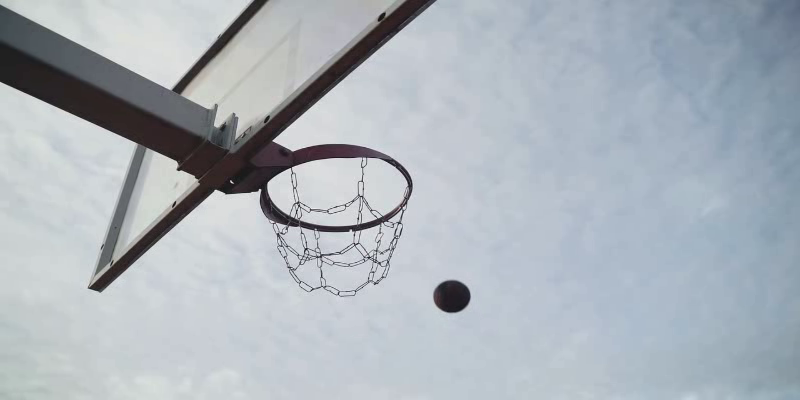
#> input picture frame 45 of ai-sports-tracker/output.mp4, 800 x 400 px, given in place of sample_input2.mp4, which was not available
$ python tracker.py
#> lines starting #> are read from the running program, lines starting #| are printed output that depends on the picture; after the words box and inside, x2 and y2 are one past the last pixel; in counts of white or black regions, pixels touching at a corner belong together; pictures that were not available may be replaced by others from this repository, and a replacement may not be noted
import os
import cv2
import numpy as np

print("running tracker.py")
print(os.getcwd())


cap = cv2.VideoCapture("C:/Users/saifz/summer2025-ai-robotics-track/ai-sports-tracker/sample_input2.mp4")

if not cap.isOpened():
    print("Error: Could not open video file.")
    exit()
else:
    print("Video file opened successfully.")

#resize the window popup
cv2.namedWindow("Video",cv2.WINDOW_NORMAL)
cv2.resizeWindow("Video", 800, 400)


#save as output.mp4
fourcc = cv2.VideoWriter_fourcc(*'mp4v')
out = cv2.VideoWriter('ai-sports-tracker/output.mp4', fourcc, 20.0, (800, 400))


#initialize frame count
frame_count = 0

while True:
    ret, frame = cap.read()
#> frame is the input picture: shape (400, 800, 3); mean B, G, R 186.9, 179.5, 171.9
    if not ret:
        break


    # Increment frame count
    frame_count += 1

    # Resize the frame to fit the window
    frame = cv2.resize(frame, (800, 400))

    #mask = np.zeros_like(frame[:, :, 0])  # Initialize mask with zeros

    #if frame_count > 5:
    #converting BGR into HSV
    hsv= cv2.cvtColor(frame, cv2.COLOR_BGR2HSV)
#> hsv: shape (400, 800, 3); mean H, S, V 100, 24.2, 187.6

    #define the color range in HSV for the basket ball
    lower = (125, 8, 14)  # Lower bound for basketball color
    upper = (170, 66, 38)  # Upper bound for basketballcolor

    # Create a mask for the color
    mask = cv2.inRange(hsv, lower, upper)
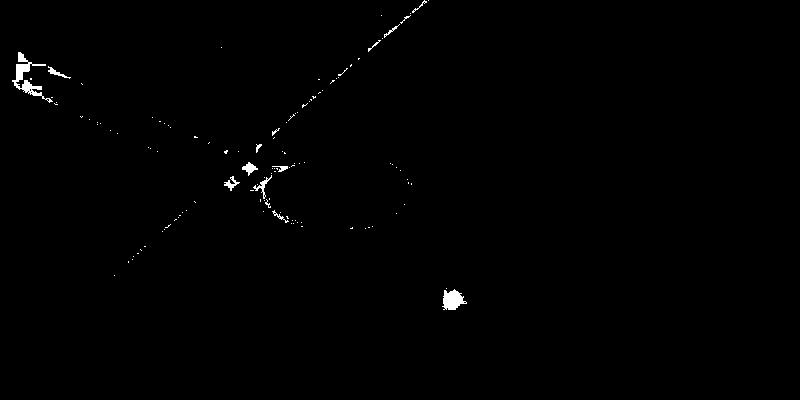
#> mask: shape (400, 800); 0.54% white; 120 white regions (106 under 20 px)

    # Find contours in the mask
    contours, _ = cv2.findContours(mask, cv2.RETR_EXTERNAL, cv2.CHAIN_APPROX_SIMPLE)
#> contours = 120 contours, 111 with area under 20; largest, box (x1, y1, x2, y2) and area: (12, 52, 53, 103) 390, (442, 289, 467, 310) 292, (242, 162, 258, 176) 82, (253, 175, 272, 199) 64, (224, 176, 240, 191) 58


    #loop through the contours and draw circles around the detected ball by filtering out small contours
    if contours:
        # Find the largest contour
        largest_contour = max(contours, key=cv2.contourArea)
#> largest_contour = contour of 119 points, box (x1, y1, x2, y2) (12, 52, 53, 103), area 390
        area = cv2.contourArea(largest_contour)
#> area = 390

        #calculate shape metrics
        #bounding rectangle
        x, y, w, h = cv2.boundingRect(largest_contour)
#> x = 12; y = 52; w = 41; h = 51
        aspect_ratio = float(w) / h if h!= 0 else 0
#> aspect_ratio = 0.804

        #minimum enclosing circle properties
        (circ_x, circ_y), radius = cv2.minEnclosingCircle(largest_contour)
#> circ_x = 35; circ_y = 76.5; radius = 29.82
        circle_area = np.pi * (radius ** 2)
#> circle_area = 2793.7
        circularity = area / circle_area if circle_area != 0 else 0
#> circularity = 0.14

        #filtering based on area
        min_area = 800
        max_area = 3000
        # min ratio for a circle
        min_aspect_ratio = 0.8
        # max ratio for a circle
        max_aspect_ratio = 1.2

        # min circularity for a circle
        # A perfect circle has a circularity of 1, but we allow some tolerance
        min_circularity = 0.7

        if (area > min_area and area < max_area) and \
            (min_aspect_ratio <= aspect_ratio <= max_aspect_ratio) and \
            (circularity > min_circularity):


            # Draw the bounding circle
            center = (int(circ_x), int(circ_y))
            radius = int(radius)

            # Draw the circle on the frame
            cv2.circle(frame, center, radius, (0, 255, 0), 2)
            cv2.putText(frame, "Basketball", (center[0] -30, center[1] - 10),
                    cv2.FONT_HERSHEY_SIMPLEX,0.5, (0,255,0), 2)

    #save the frames to output.mp4
    out.write(frame)

    # Display the frame
    cv2.imshow("Video", frame)

    #show mask
    cv2.imshow("Mask", mask)

    # Exit on 'q' key press
    if cv2.waitKey(1) & 0xFF == ord('q'):
#> (key q is pressed here)
        break

cap.release()
out.release()
cv2.destroyAllWindows()

$ run again, starting later in the video
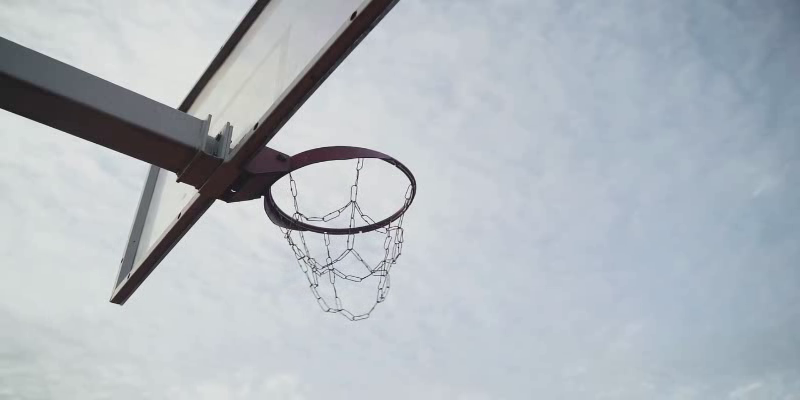
#> input picture frame 202 of ai-sports-tracker/output.mp4, 800 x 400 px, given in place of sample_input2.mp4, which was not available
#> frame is the input picture: shape (400, 800, 3); mean B, G, R 191.5, 184.7, 177.6
#> hsv: shape (400, 800, 3); mean H, S, V 100.8, 22.1, 192.2
#> `mask = cv2.inRange(hsv, lower, upper)`:
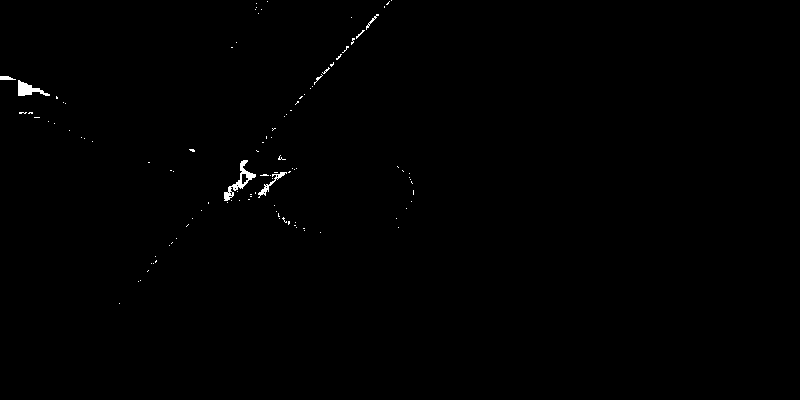
#> mask: shape (400, 800); 0.35% white; 108 white regions (101 under 20 px)
#> contours = 108 contours, 103 with area under 20; largest, box (x1, y1, x2, y2) and area: (224, 160, 256, 201) 302, (18, 80, 50, 96) 196, (258, 172, 287, 198) 94, (0, 76, 16, 80) 32, (366, 14, 379, 30) 24
#> largest_contour = contour of 77 points, box (x1, y1, x2, y2) (224, 160, 256, 201), area 302
#> area = 301.5
#> x = 224; y = 160; w = 32; h = 41
#> aspect_ratio = 0.78
#> circ_x = 235.5; circ_y = 180; radius = 23.07
#> circle_area = 1672.1
#> circularity = 0.18

$ run again, starting later in the video
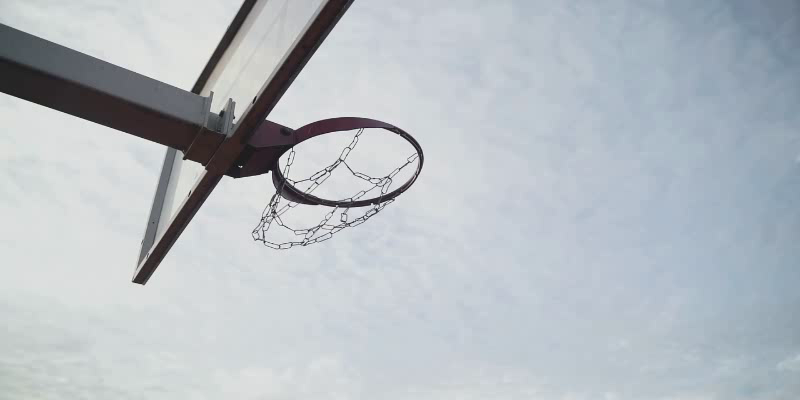
#> input picture frame 360 of ai-sports-tracker/output.mp4, 800 x 400 px, given in place of sample_input2.mp4, which was not available
#> frame is the input picture: shape (400, 800, 3); mean B, G, R 194.7, 188.9, 182.2
#> hsv: shape (400, 800, 3); mean H, S, V 99.2, 19.9, 195.4
#> `mask = cv2.inRange(hsv, lower, upper)`:
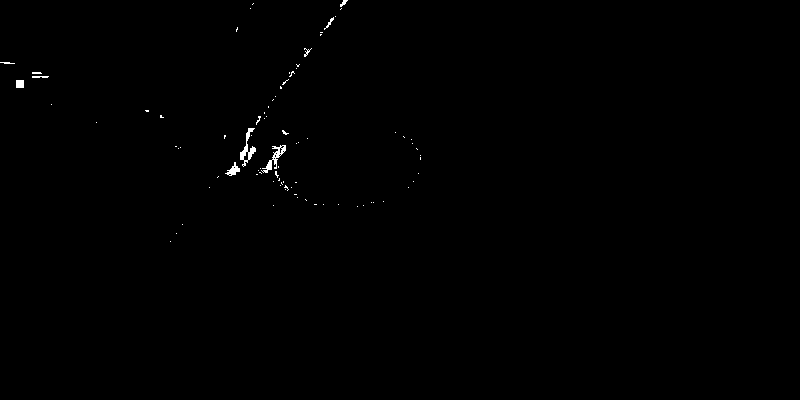
#> mask: shape (400, 800); 0.29% white; 85 white regions (76 under 20 px)
#> contours = 85 contours, 81 with area under 20; largest, box (x1, y1, x2, y2) and area: (240, 128, 256, 167) 174, (261, 145, 286, 173) 150, (225, 162, 240, 176) 72, (16, 80, 24, 88) 49
#> largest_contour = contour of 59 points, box (x1, y1, x2, y2) (240, 128, 256, 167), area 174
#> area = 173.5
#> x = 240; y = 128; w = 16; h = 39
#> aspect_ratio = 0.41
#> circ_x = 248.5; circ_y = 147; radius = 19.78
#> circle_area = 1229.2
#> circularity = 0.141
